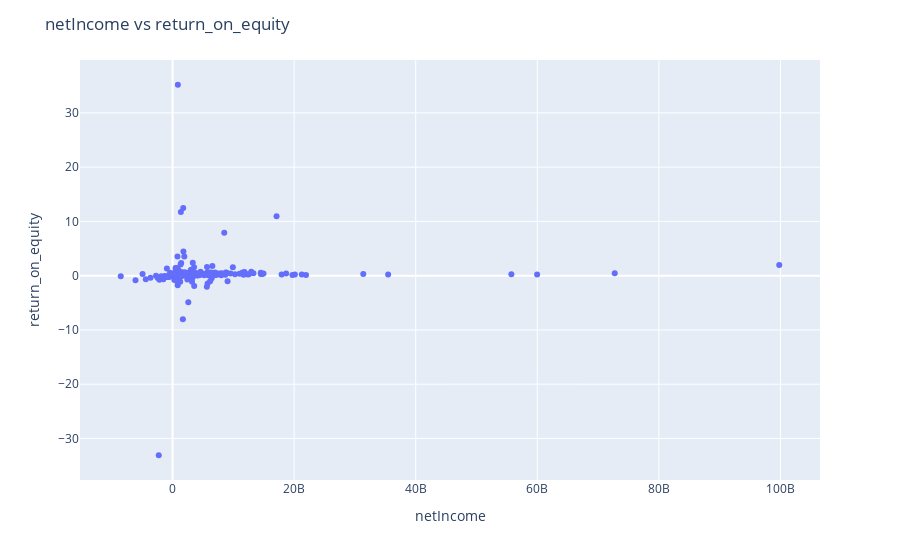

Notebook source saved alongside this figure:
### Code cell
# I think to do this right I'm supposed to average equity
# https://ycharts.com/companies/SPGI/debt_equity_ratio
metric = 'return_on_equity'
relevant_cols = ['netIncome', 'totalShareholderEquity']
x = relevant_cols[0]
hoover_data = relevant_cols[1:]
summary = index_metric_summary(df.copy(), metric, relevant_cols, x, hoover_data)

### Figure 1 — Plotly figure (JSON) as saved in the notebook; plotly's stock layout.template omitted (floating-point values rounded to 4 significant figures; data arrays with more than 128 entries replaced by an {"elided": "..."} marker saying what was removed)
{"data": [{"customdata": {"elided": "401x2 mixed values"}, "hovertemplate": "netIncome=%{x}<br>return_on_equity=%{y}<br>symbol=%{customdata[0]}<br>totalShareholderEquity=%{customdata[1]}<extra></extra>", "legendgroup": "", "marker": {"color": "#636efa", "symbol": "circle"}, "mode": "markers", "name": "", "orientation": "v", "showlegend": false, "type": "scatter", "x": {"elided": "401 int values"}, "xaxis": "x", "y": {"elided": "401 float values"}, "yaxis": "y"}], "layout": {"hovermode": "closest", "legend": {"tracegroupgap": 0}, "margin": {"t": 60}, "title": {"text": "netIncome vs return_on_equity"}, "xaxis": {"anchor": "y", "domain": [0, 1], "title": {"text": "netIncome"}}, "yaxis": {"anchor": "x", "domain": [0, 1], "title": {"text": "return_on_equity"}}}}
